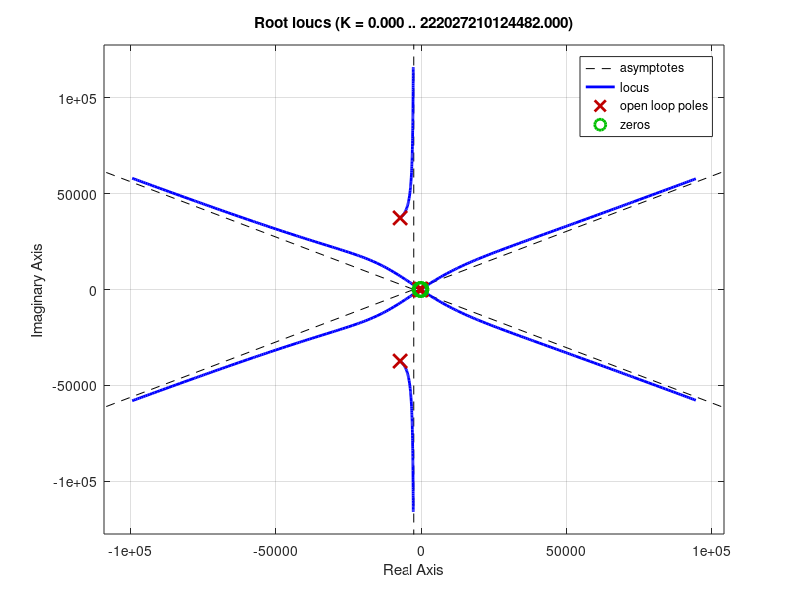

This chart was generated by the following MATLAB code: (Note: this script raises an error after producing the figure.)
%------------------------------------------------
%   Linear model variables
%------------------------------------------------
close all
% Maxon motor variables
V_nom = 12;         % [V]
B = 7e-4;

% Motor 1 (148866):
R1 = 0.115;        % [Ohm]
L1 = 0.245e-3;     % [H]
km1 = 16.4e-3;     % [Nm/A]
ka1 = km1;

% Motor 2 (268193):
R2 = 0.2;           % [Ohm]
L2 = 0.0345e-3;     % [H]
km2 = 13.9e-3;      % [Nm/A]
ka2 = km2;

% robot
length = 0.275;
gear1 = 120;
gear2 = 200;    % --> double check

% Calculated values:
J1 = 2.60;            % from solidworks with 1kg load
J2 = 0.50;

% Amplifier transfer function
        % AmpNum = [2.149e7];
        % AmpDen = [1 655.7 5.52e6];
AmpNum = [1.822e10];
AmpDen = [1 1.434e4 1.445e9];

s = tf('s');

% Joint 1 PID
K1 = 0.589;
Kp1 = 20.9419;
Ki1 = 1;
Kd1 = 109.6356;

% Joint 2 PID
K2 = 0.0753;
Kp2 = 19.9995;
Ki2 = 1;
Kd2 = 99.9905;

% sampling frequency
CF = 1163;  % [Hz]
N = 100;

% Path input
time = 0:0.001:8;
X = 200*cos(time)+340;
Y = 200*sin(time);




%% Ten Step Process Joint 1

% Step 1: System Identification
Amplifier = tf(AmpNum, AmpDen);

% motor and mech gain
Gm1 = km1*gear1* tf(1,[L1 R1])*tf(1,[J1 B]);
Hm1 = gear1*ka1;
Motormech1 = Gm1 / (1+Gm1*Hm1);

% forward path gain G1
G1 = Amplifier*Motormech1*(1/s);

% feedback path gain H1
H1 = N/(s+N);

% closed loop transfer function, joint 1
cltf1 = G1/(1+G1*H1);

% Step 2: crossover frequency
[Gm,Pm,Wcg,Wcp] = margin(G1*H1); % gain margin, Phase margin, phase crossing freq, gain crossing freq

    % returns the gain margin Gm in absolute units, the phase margin Pm, and 
    % the corresponding frequencies Wcg and Wcp, of sys. Wcg is the frequency 
    % where the gain margin is measured, which is a –180° phase crossing 
    % frequency. Wcp is the frequency where the phase margin is measured, 
    % which is a 0-dB gain crossing frequency


% Step 3 & 4: Add controller dynamics & find X-over freq. (Iterate)
z = Wcg / 10;   % Initial zero 1 decade before PXO
p = 2*CF;
Kp1 = 2/z - 1/p;
Ki1 = 1;
Kd1 = 1/z^2 - Kp1/p;
% for n=1:10
%     PID1 = tf(Kp1 + Ki1/s + Kd1*N*s/(s+N));
%     [Gm,Pm,Wcg,Wcp] = margin(PID1*G1*H1);
%     z = Wcg / 10   % Initial zero 1 decade before PXO
%     p = 2*CF;
%     Kp1 = 2/z - 1/p;
%     Ki1 = 1;
%     Kd1 = 1/z^2 - Kp1/p;
% end

% -> lowest solution z = 8.1446
z = 8.1446;
Kp1 = 2/z - 1/p;
Ki1 = 1;
Kd1 = 1/z^2 - Kp1/p;

PID1 = tf(Kp1 + Ki1/s + Kd1*N*s/(s+N));

% Step 5: Choose initial gain
figure
rlocus(PID1*G1*H1)
K1 = 37.2;

[Gm,Pm,Wcg,Wcp] = margin(K1*PID1*G1*H1)


% Step 6: Nyquist
figure
nyqlog(PID1*G1*H1), grid on, title('Before Gain')
figure
nyqlog(K1*PID1*G1*H1), grid on, title("After Gain, K1 = " + K1)

% Step 7: step response of new closed loop system
figure
step(K1*PID1*G1/(1+K1*PID1*G1*H1)), grid on

% Step 8: Heuristic tuning, evaluate margins
% Step 9: non-linearities, moving target
% Step 10: intended system



%% Ten Step Process Joint 2

% Step 1: System Identification

% motor and mech gain
Gm2 = km2*gear2* tf(1,[L2 R2])*tf(1,[J2 B]);
Hm2 = gear2*ka2;
Motormech2 = Gm2 / (1+Gm2*Hm2);

% forward path gain G1
G2 = Amplifier*Motormech2*(1/s);

% feedback path gain H1
H2 = N/(s+N);

% closed loop transfer function, joint 2
cltf2 = G2/(1+G2*H2);

% Step 2: crossover frequency
[Gm,Pm,Wcg,Wcp] = margin(G2*H2); % gain margin, Phase margin, phase cross freq, gain cross freq

% Step 3 & 4: Add controller dynamics & find X-over freq. (Iterate)
z = Wcg / 10;   % Initial zero 1 decade before PXO
p = 2*CF;
Kp2 = 2/z - 1/p;
Ki2 = 1;
Kd2 = 1/z^2 - Kp2/p;
% for n=1:10
%     PID2 = tf(Kp2 + Ki2/s + Kd2*N*s/(s+N));
%     [Gm,Pm,Wcg,Wcp] = margin(PID2*G2*H2);
%     z = Wcg / 10   % Initial zero 1 decade before PXO
%     p = 2*CF;
%     Kp2 = 2/z - 1/p;
%     Ki2 = 1;
%     Kd2 = 1/z^2 - Kp1/p;
% end

% -> lowest solution z = 13.697
z = 13.697;
Kp2 = 2/z - 1/p;
Ki2 = 1;
Kd2 = 1/z^2 - Kp2/p;

PID2 = tf(Kp2 + Ki2/s + Kd2*N*s/(s+N));

% Step 5: Choose initial gain
figure
rlocus(PID2*G2*H2)
K2 = 100;

[Gm,Pm,Wcg,Wcp] = margin(K2*PID2*G2*H2);

% Step 6: Nyquist
figure
tiledlayout(1,2)
nexttile;
nyqlog(PID2*G2*H2), grid on, title('Before Gain')
nexttile;
nyqlog(K2*PID2*G2*H2), grid on, title("After Gain, K2 = " + K2)

% Step 7: step response of new closed loop system
figure
step(K2*PID2*G2/(1+K2*PID2*G2*H2), 4), grid on

% Step 8: Heuristic tuning, evaluate margins
% Step 9: non-linearities, moving target
% Step 10: intended system
